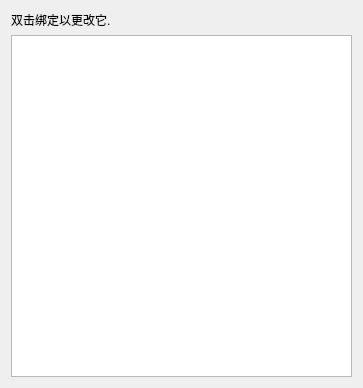
<?xml version="1.0" encoding="UTF-8"?>
<ui version="4.0">
 <class>ConfigureHotkeys</class>
 <widget class="QWidget" name="ConfigureHotkeys">
  <property name="geometry">
   <rect>
    <x>0</x>
    <y>0</y>
    <width>363</width>
    <height>388</height>
   </rect>
  </property>
  <property name="windowTitle">
   <string>热键设置</string>
  </property>
  <layout class="QVBoxLayout" name="verticalLayout">
   <item>
    <layout class="QVBoxLayout" name="verticalLayout_2">
     <item>
      <widget class="QLabel" name="label_2">
       <property name="text">
        <string>双击绑定以更改它.</string>
       </property>
      </widget>
     </item>
     <item>
      <widget class="QTreeView" name="hotkey_list">
       <property name="editTriggers">
        <set>QAbstractItemView::NoEditTriggers</set>
       </property>
       <property name="sortingEnabled">
        <bool>false</bool>
       </property>
      </widget>
     </item>
    </layout>
   </item>
  </layout>
 </widget>
 <resources/>
 <connections/>
</ui>
